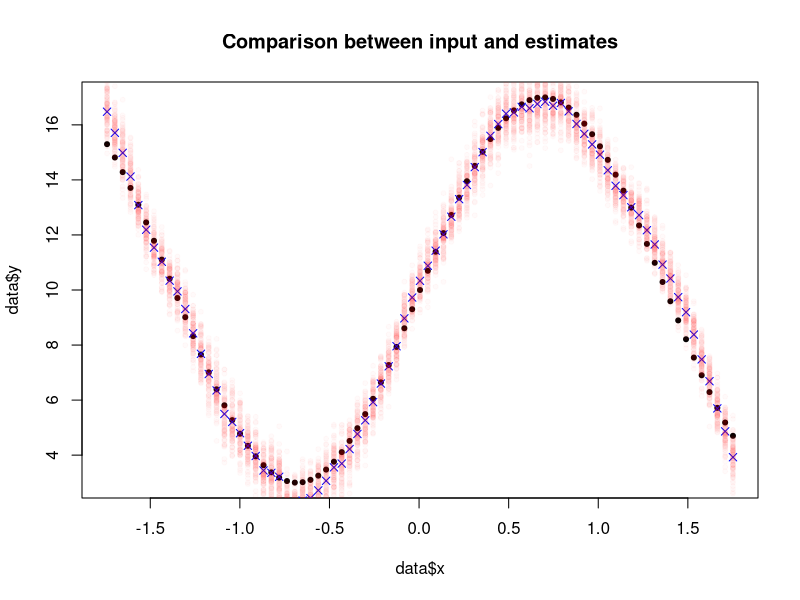

This chart was generated by the following R code:
# See the results of the truncated output of the run in "test_code.py"

setwd("/home/simon/Desktop/implicit-variational-inference/implicit-processes/synthetic_cases/")

data <- read.csv("truncated_biased_heteroc_IPs.csv")
nsamples <- ncol(data) - 2

names(data) <- c("x", "y", paste0("sample_", as.character(1:nsamples)))

data$mean_estimate <- rowMeans(data[, 3:(nsamples + 2)])

plot(data$x, data$y, pch = 20, main = "Comparison between input and estimates") #, ylim = c(-4, 4))
points(data$x, data$mean_estimate, pch = 4, col = "blue")
for (i in 1:nsamples){
  points(data$x, data[,i+2], pch = 20, col = rgb(red = 1, green = 0, blue = 0, alpha = 0.02))
}
